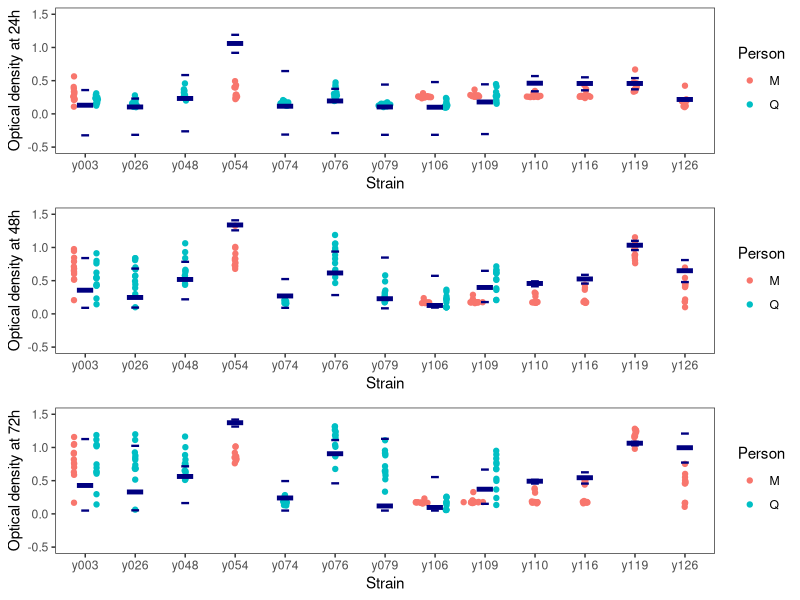
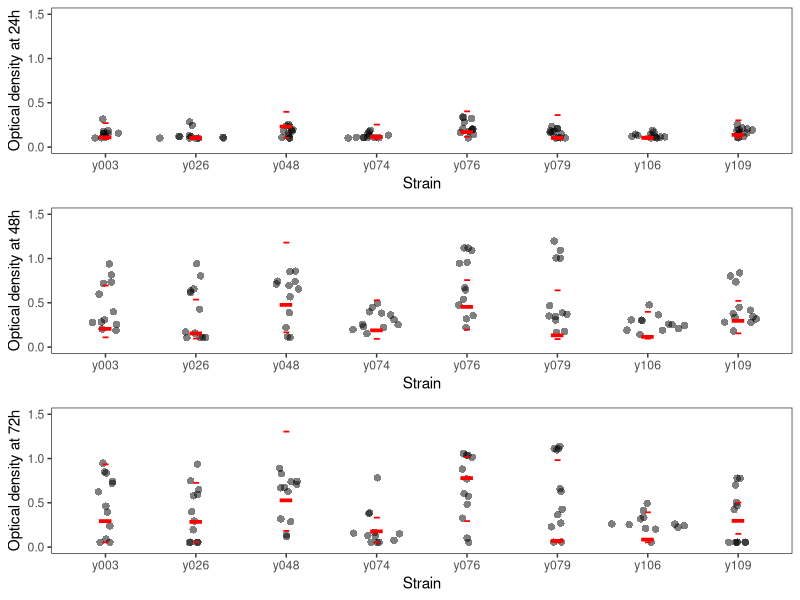
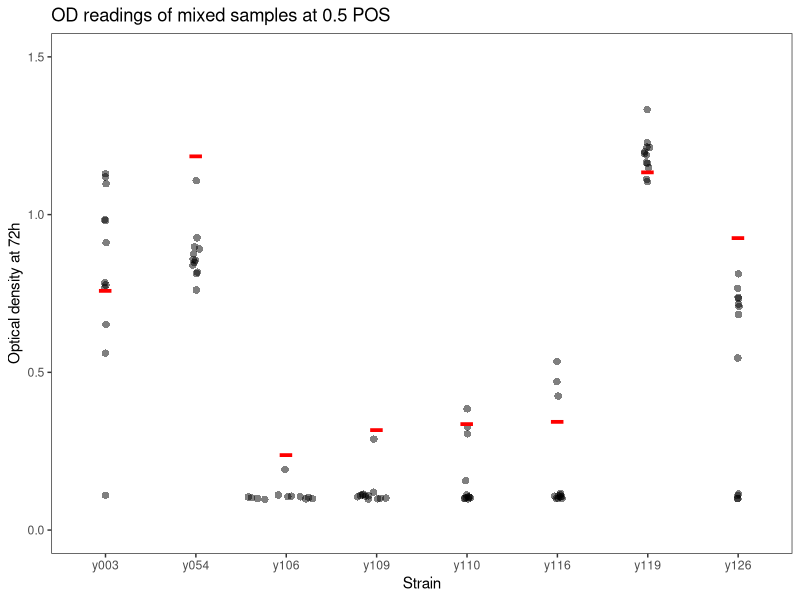
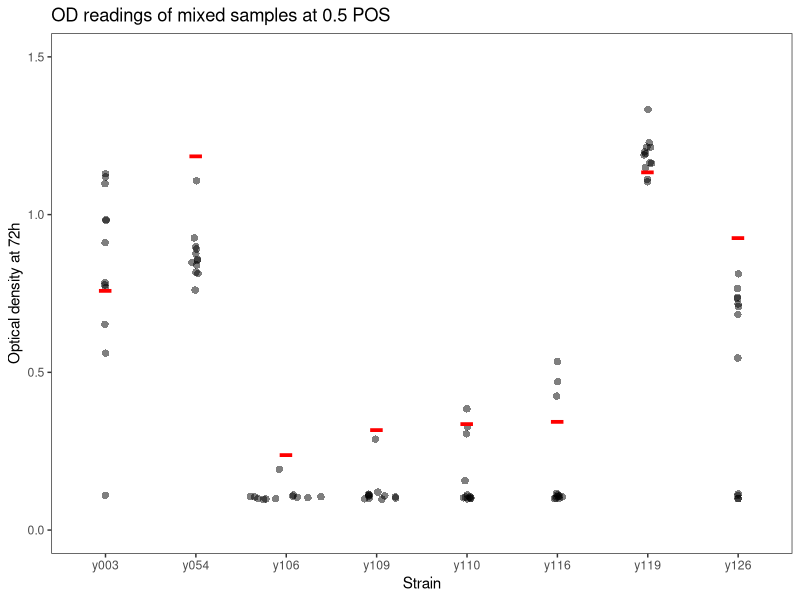

These figures' R source, in order:
## ---- chunk 1
knitr::opts_chunk$set(echo = TRUE)
## ---- chunk 2
#Analysis of strains evolved to 0.5 POS vs ancestral strains
##Subsetting the data, averaging between same replicates for evolved and all replicates for ancestral

library(dplyr)
library(ggplot2)
scratchpoint5POS_data <- read.csv("MandQ_MIC.csv") %>% 
  select(1:10) %>% 
  filter(Drug==0.5) %>% 
  filter(TechRep=="A" | TechRep=="B") %>% 
  filter(is.na(LevelEvolvedTo) | LevelEvolvedTo==0.5) 

colnames(scratchpoint5POS_data) <- c("Strain","Replicate","TechRep","Drug","LevelEvolvedTo","Time","OD_24h","OD_48h","OD_72h","Person")

point5POS_evolved <- scratchpoint5POS_data %>%
    filter(LevelEvolvedTo==0.5) %>% 
  group_by(Person,Strain,Replicate) %>% 
  summarise(avg24 = mean(OD_24h),avg48=mean(OD_48h),avg72=mean(OD_72h))


point5POS_ancestral <- scratchpoint5POS_data %>% 
  group_by(Strain) %>% 
  filter(is.na(LevelEvolvedTo)) %>% 
  summarise(med24 = median(OD_24h),med48=median(OD_48h),med72=median(OD_72h),min24=min(OD_24h),max24=max(OD_24h),min48=min(OD_48h),max48=max(OD_48h),min72=min(OD_72h),max72=max(OD_72h))

## ---- chunk 3
##Installing necessary Sina Plot packages

library(ggforce)

library(gridExtra)
## ---- chunk 4

##Creation of Sina plots, one for each time. The ancestral minimum, median, and maximum are added as subsequent layers.

h24 <- ggplot(data=point5POS_evolved,mapping=aes(x=Strain,y=avg24,col=Person))+
  geom_sina()+
  geom_point(data=point5POS_ancestral,mapping=aes(x=Strain,y=med24),col="navy",size=17,pch="-")+
  geom_point(data=point5POS_ancestral,mapping=aes(x=Strain,y=min24),col="navy",size=8,pch="-")+
  geom_point(data=point5POS_ancestral,mapping=aes(x=Strain,y=max24),col="navy",size=8,pch="-")+
  xlab("Strain")+
  ylab("Optical density at 24h")+
  theme_bw()+
  theme(panel.grid.major = element_blank(), panel.grid.minor = element_blank())+
  ylim(-0.5,1.5)

h48 <- ggplot(data=point5POS_evolved,mapping=aes(x=Strain,y=avg48,col=Person))+
  geom_sina()+
  geom_point(data=point5POS_ancestral,mapping=aes(x=Strain,y=med48),col="navy",size=17,pch="-")+
  geom_point(data=point5POS_ancestral,mapping=aes(x=Strain,y=min48),col="navy",size=8,pch="-")+
  geom_point(data=point5POS_ancestral,mapping=aes(x=Strain,y=max48),col="navy",size=8,pch="-")+
  xlab("Strain")+
  ylab("Optical density at 48h")+
  theme_bw()+
  theme(panel.grid.major = element_blank(), panel.grid.minor = element_blank())+
  ylim(-0.5,1.5)

h72 <- ggplot(data=point5POS_evolved,mapping=aes(x=Strain,y=avg72,col=Person))+
  geom_sina()+
  geom_point(data=point5POS_ancestral,mapping=aes(x=Strain,y=med72),col="navy",size=17,pch="-")+
  geom_point(data=point5POS_ancestral,mapping=aes(x=Strain,y=min72),col="navy",size=8,pch="-")+
  geom_point(data=point5POS_ancestral,mapping=aes(x=Strain,y=max72),col="navy",size=8,pch="-")+
  xlab("Strain")+
  ylab("Optical density at 72h")+
  theme_bw()+
  theme(panel.grid.major = element_blank(), panel.grid.minor = element_blank())+
  ylim(-0.5,1.5)

combinedp5 <- grid.arrange(h24,h48,h72)

ggsave("0.5POSFitness.pdf",combinedp5)
  
  
  ###Check whether either/both subtracted off the background
## ---- chunk 5
#Analysis of strains evolved to POS 0.12 vs ancestral
##Subsetting the data
scratchpoint12POS_data <- read.csv("MandQ_MIC.csv") %>% 
  select(1:10) %>% 
  filter(Drug==0.12) %>% 
  filter(TechRep=="A" | TechRep=="B") %>% 
  filter(is.na(LevelEvolvedTo) | LevelEvolvedTo==0.12) 

colnames(scratchpoint12POS_data) <- c("Strain","Replicate","TechRep","Drug","LevelEvolvedTo","Time","OD_24h","OD_48h","OD_72h","Person")

point12POS_evolved <- scratchpoint12POS_data %>%
    filter(LevelEvolvedTo==0.12) %>% 
  group_by(Person,Strain,Replicate) %>% 
  summarise(avg24 = mean(OD_24h),avg48=mean(OD_48h),avg72=mean(OD_72h))


point12POS_ancestral <- scratchpoint12POS_data %>% 
  group_by(Strain) %>% 
  filter(is.na(LevelEvolvedTo)) %>% 
  summarise(med24 = median(OD_24h),med48=median(OD_48h),med72=median(OD_72h),min24=min(OD_24h),max24=max(OD_24h),min48=min(OD_48h),max48=max(OD_48h),min72=min(OD_72h),max72=max(OD_72h))
## ---- chunk 6
##Creating sina plots, one for each time
h24p12 <- ggplot(data=point12POS_evolved,mapping=aes(x=Strain,y=avg24))+
  geom_sina(size=2.2,alpha=0.5,shape=16)+
  geom_point(data=point12POS_ancestral,mapping=aes(x=Strain,y=med24),col="red",size=13,pch="-")+
  geom_point(data=point12POS_ancestral,mapping=aes(x=Strain,y=min24),col="red",size=6,pch="-")+
  geom_point(data=point12POS_ancestral,mapping=aes(x=Strain,y=max24),col="red",size=6,pch="-")+
  xlab("Strain")+
  ylab("Optical density at 24h")+
  theme_bw()+
  theme(panel.grid.major = element_blank(), panel.grid.minor = element_blank())+
  ylim(0,1.5)

h48p12 <- ggplot(data=point12POS_evolved,mapping=aes(x=Strain,y=avg48))+
  geom_sina(size=2.2,alpha=0.5,shape=16)+
  geom_point(data=point12POS_ancestral,mapping=aes(x=Strain,y=med48),col="red",size=13,pch="-")+
  geom_point(data=point12POS_ancestral,mapping=aes(x=Strain,y=min48),col="red",size=6,pch="-")+
  geom_point(data=point12POS_ancestral,mapping=aes(x=Strain,y=max48),col="red",size=6,pch="-")+
  xlab("Strain")+
  ylab("Optical density at 48h")+
  theme_bw()+
  theme(panel.grid.major = element_blank(), panel.grid.minor = element_blank())+
  ylim(0,1.5)

h72p12 <- ggplot(data=point12POS_evolved,mapping=aes(x=Strain,y=avg72))+
  geom_sina(size=2.2,alpha=0.5,shape=16)+
  geom_point(data=point12POS_ancestral,mapping=aes(x=Strain,y=med72),col="red",size=13,pch="-")+
  geom_point(data=point12POS_ancestral,mapping=aes(x=Strain,y=min72),col="red",size=6,pch="-")+
  geom_point(data=point12POS_ancestral,mapping=aes(x=Strain,y=max72),col="red",size=6,pch="-")+
  xlab("Strain")+
  ylab("Optical density at 72h")+
  theme_bw()+
  theme(panel.grid.major = element_blank(), panel.grid.minor = element_blank())+
  ylim(0,1.5)

combinedp12 <- grid.arrange(h24p12,h48p12,h72p12)

ggsave("0.12POSFitness.pdf",combinedp12)
## ---- chunk 7
#Looking at Mixed data for 0.5 POS
##Subsetting the data

scratchpoint5POS_Mixed_data <- read.csv("MandQ_MIC.csv") %>% 
  select(1:10) %>% 
  filter(Drug==0.5) %>% 
  filter(TechRep=="A mixed" | TechRep=="B mixed") %>% 
  filter(is.na(LevelEvolvedTo) | LevelEvolvedTo==0.5) 

colnames(scratchpoint5POS_Mixed_data) <- c("Strain","Replicate","TechRep","Drug","LevelEvolvedTo","Time","OD_24h","OD_48h","OD_72h","Person")

point5POS_Mixed_evolved <- scratchpoint5POS_Mixed_data %>%
    filter(LevelEvolvedTo==0.5) %>% 
  group_by(Person,Strain,Replicate) %>% 
  summarise(avg72=mean(OD_72h))


point5POS_Mixed_ancestral <- scratchpoint5POS_Mixed_data %>% 
  group_by(Strain) %>% 
  filter(is.na(LevelEvolvedTo)) %>% 
  summarise(mean72=mean(OD_72h))
## ---- chunk 8

ggplot(data=point5POS_Mixed_evolved,mapping=aes(x=Strain,y=avg72))+
  geom_sina(size=2.2,alpha=0.5,shape=16)+
  geom_point(data=point5POS_Mixed_ancestral,mapping=aes(x=Strain,y=mean72),col="red",size=13,pch="-")+
  xlab("Strain")+
  ylab("Optical density at 72h")+
  theme_bw()+
  theme(panel.grid.major = element_blank(), panel.grid.minor = element_blank())+
  ylim(0,1.5)+
  ggtitle("OD readings of mixed samples at 0.5 POS")

ggsave("0.5POSMixedFitness.pdf")
## ---- chunk 9
##Seeing if there is mixed data for 0.12 POS
scratchpoint12POS_Mixed_data <- read.csv("MandQ_MIC.csv") %>% 
  select(1:10) %>% 
   filter(TechRep=="A mixed" | TechRep=="B mixed") %>% 
  filter(Person=="Q")
  
